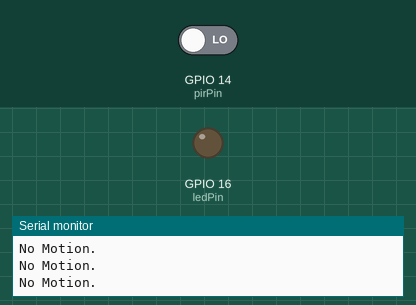
Simulated run of this sketch. Board: ESP32. Parts: output pins drawn as LEDs (lit = HIGH), the last lines printed to the serial monitor. Inputs (shaded band) come from the test bench; at power-on: GPIO 14 (pirPin) LOW.

Above: at 1.2 s.
1.3 s: GPIO 14 (pirPin) driven HIGH
At 1.6 s:
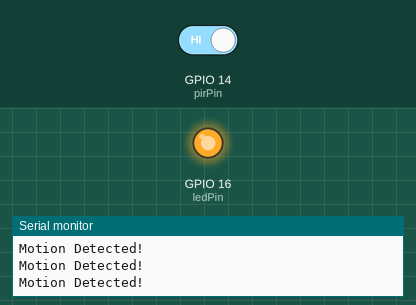
2.8 s: GPIO 14 (pirPin) driven LOW
At 4.1 s:
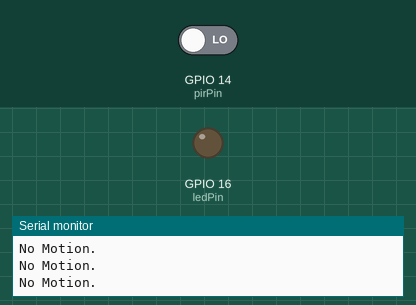
Timing chart, 0 to 5.8 s (numbered marks = the images above; inputs shaded):
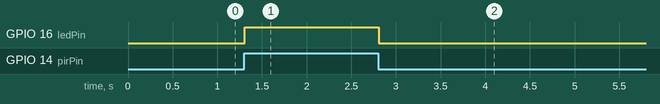

The sketch:

motion_detactor.ino
```cpp
#include <WiFi.h>
#include <WebServer.h>

// Access Point credentials
const char* ssid = "ESP32_AP"; // Access Point Name
const char* password = "12345678"; // Access Point Password

// Pin Definitions
const int pirPin = 14; // PIR Sensor pin
const int ledPin = 16; // LED pin

bool motionDetected = false;

// Create a WebServer object on port 80
WebServer server(80);

// Generate the webpage with animated status
void handleRoot() {
  String html = R"rawliteral(
    <!DOCTYPE html>
    <html lang="en">
    <head>
      <meta charset="UTF-8">
      <meta name="viewport" content="width=device-width, initial-scale=1.0">
      <title>ESP32 Motion Detector</title>
      <style>
        body {
          font-family: Arial, sans-serif;
          background: #282828;
          color: white;
          text-align: center;
          display: flex;
          justify-content: center;
          align-items: center;
          height: 100vh;
          margin: 0;
          flex-direction: column;
          transition: background 1s ease;
        }
        h1 {
          font-size: 3em;
          animation: slideIn 2s ease-out;
        }
        @keyframes slideIn {
          0% { opacity: 0; transform: translateY(-50px); }
          100% { opacity: 1; transform: translateY(0); }
        }
        .status {
          font-size: 2em;
          font-weight: bold;
          margin: 30px;
          animation: blink 2s infinite alternate;
        }
        .motion {
          color: #32ff7e;
          animation: pulseGreen 1s infinite alternate;
        }
        .nomotion {
          color: #ff4d4d;
          animation: pulseRed 1s infinite alternate;
        }
        @keyframes blink {
          0% { opacity: 1; }
          50% { opacity: 0.7; }
          100% { opacity: 1; }
        }
        @keyframes pulseGreen {
          0% { transform: scale(1); color: #32ff7e; }
          100% { transform: scale(1.2); color: #28d498; }
        }
        @keyframes pulseRed {
          0% { transform: scale(1); color: #ff4d4d; }
          100% { transform: scale(1.2); color: #f44336; }
        }
        .led {
          margin-top: 40px;
          width: 100px;
          height: 100px;
          border-radius: 50%;
          background-color: grey;
          box-shadow: 0 0 10px rgba(0, 0, 0, 0.7);
          transition: background-color 0.5s ease;
        }
        .motion .led {
          background-color: #32ff7e;
          box-shadow: 0 0 20px #32ff7e;
        }
        .nomotion .led {
          background-color: #ff4d4d;
          box-shadow: 0 0 20px #ff4d4d;
        }
      </style>
      <script>
        // Auto-refresh the page every second
        setTimeout(function(){
          window.location.reload();
        }, 1000);
      </script>
    </head>
    <body>
      <h1>ESP32 Motion Detector</h1>
      <div class="status %STATUS_CLASS%">
        %STATUS_TEXT%
      </div>
      <div class="led %STATUS_CLASS%"></div>
      <p>Refreshing every second...</p>
    </body>
    </html>
  )rawliteral";

  // Update the dynamic content
  if (motionDetected) {
    html.replace("%STATUS_CLASS%", "motion");
    html.replace("%STATUS_TEXT%", "Motion Detected!");
  } else {
    html.replace("%STATUS_CLASS%", "nomotion");
    html.replace("%STATUS_TEXT%", "No Motion");
  }

  server.send(200, "text/html", html);
}

void setup() {
  // Initialize serial communication
  Serial.begin(115200);

  // Set up pins for PIR and LED
  pinMode(pirPin, INPUT);
  pinMode(ledPin, OUTPUT);
  digitalWrite(ledPin, LOW);

  // Set up Access Point
  Serial.println("Setting up Access Point...");
  WiFi.softAP(ssid, password);
  Serial.println("Access Point Created!");
  Serial.print("IP Address: ");
  Serial.println(WiFi.softAPIP());

  // Set up root URL handler
  server.on("/", handleRoot);

  // Start the web server
  server.begin();
  Serial.println("HTTP server started");
}

void loop() {
  // Handle client requests
  server.handleClient();

  // Read the PIR sensor value
  motionDetected = digitalRead(pirPin);

  // Control the LED based on the PIR sensor status
  if (motionDetected) {
    digitalWrite(ledPin, HIGH); // Turn on LED
    Serial.println("Motion Detected!");
  } else {
    digitalWrite(ledPin, LOW); // Turn off LED
    Serial.println("No Motion.");
  }

  delay(100); // Delay to reduce unnecessary reads
}
```

Measured:
- after the input at 1.3 s, GPIO 16 (ledPin): LOW → HIGH at once
- after the input at 2.8 s, GPIO 16 (ledPin): HIGH → LOW at once
